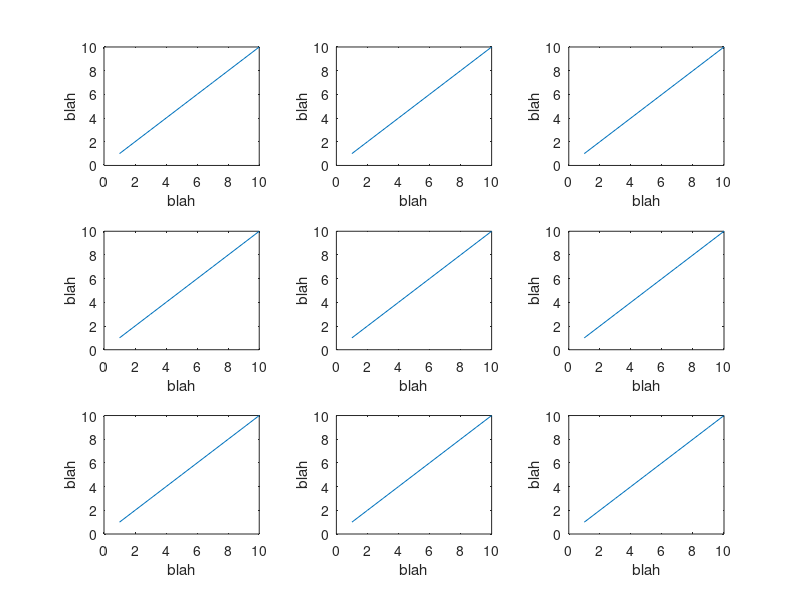

The MATLAB script that drew this image: (Note: this script raises an error after producing the figure.)
%% test stack
row = 3;
col = 3;

fig = figure();
for ii = 1:row*col
  subplot(row,col,ii)
  plot(1:10)
  xlabel('blah');ylabel('blah');
  % corner
  if ii == row*col - 1
    axCorner = gca;
  end
  % right
  if ii == row*col
    axRight = gca;
  end
  % top
  if ii == 2
    axTop  = gca;
  end
end
pause(1)
stackPlots( fig, col )
cornerStart = axCorner.Position(1:2);
topVal = sum( axTop.Position( [2 4] ) );
rightVal = sum( axRight.Position( [1 3] ) );

width = rightVal - cornerStart(1);
height = topVal - cornerStart(2);
fixedPos = [ cornerStart width height];
filledInds = ( 0:(row-1) ) * col + 1;
subInds = setdiff( 1:row*col, filledInds );
axFill = subplot( row, col, subInds );
plot(1:10)
axFill.Position = fixedPos;
xlabel( 'blah' )
ylabel( 'blah' )
